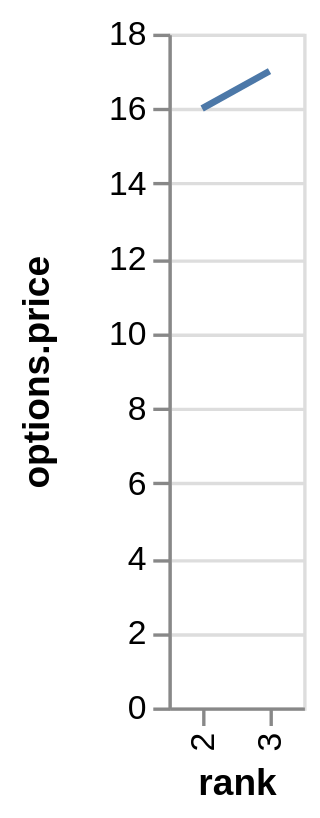

The specification (Vega-Lite) saved for this image:
### Vega specification from a JSON file in a GitHub repository (floating-point values rounded to 4 significant figures)
{"$schema": "https://vega.github.io/schema/vega/v4.json", "autosize": "pad", "padding": 5, "height": 200, "style": "cell", "data": [{"name": "source_0", "values": [{"rank": "1"}, {"rank": "2", "options": {"price": 16}}, {"rank": "3", "options": {"price": 17}}]}, {"name": "data_0", "source": "source_0", "transform": [{"type": "formula", "expr": "datum[\"options\"] && datum[\"options\"][\"price\"]", "as": "options.price"}, {"type": "filter", "expr": "datum.options != null"}]}], "signals": [{"name": "x_step", "value": 20}, {"name": "width", "update": "bandspace(domain('x').length, 1, 0.5) * x_step"}], "marks": [{"name": "marks", "type": "line", "style": ["line"], "sort": {"field": "datum[\"rank\"]", "order": "descending"}, "from": {"data": "data_0"}, "encode": {"update": {"stroke": {"value": "#4c78a8"}, "tooltip": {"signal": "{\"rank\": ''+datum[\"rank\"], \"options.price\": format(datum[\"options.price\"], \"\")}"}, "x": {"scale": "x", "field": "rank"}, "y": {"scale": "y", "field": "options\\.price"}, "defined": {"signal": "datum[\"options.price\"] !== null && !isNaN(datum[\"options.price\"])"}}}}], "scales": [{"name": "x", "type": "point", "domain": {"data": "data_0", "field": "rank", "sort": true}, "range": {"step": {"signal": "x_step"}}, "padding": 0.5}, {"name": "y", "type": "linear", "domain": {"data": "data_0", "field": "options\\.price"}, "range": [{"signal": "height"}, 0], "nice": true, "zero": true}], "axes": [{"scale": "x", "orient": "bottom", "grid": false, "title": "rank", "labelAlign": "right", "labelAngle": 270, "labelBaseline": "middle", "labelOverlap": true, "zindex": 1}, {"scale": "y", "orient": "left", "grid": false, "title": "options.price", "labelOverlap": true, "tickCount": {"signal": "floor(height/40) + 1"}, "zindex": 1}, {"scale": "y", "orient": "left", "gridScale": "x", "grid": true, "tickCount": {"signal": "floor(height/40) + 1"}, "domain": false, "labels": false, "maxExtent": 0, "minExtent": 0, "ticks": false, "zindex": 0}], "config": {"axisY": {"minExtent": 30}}}
